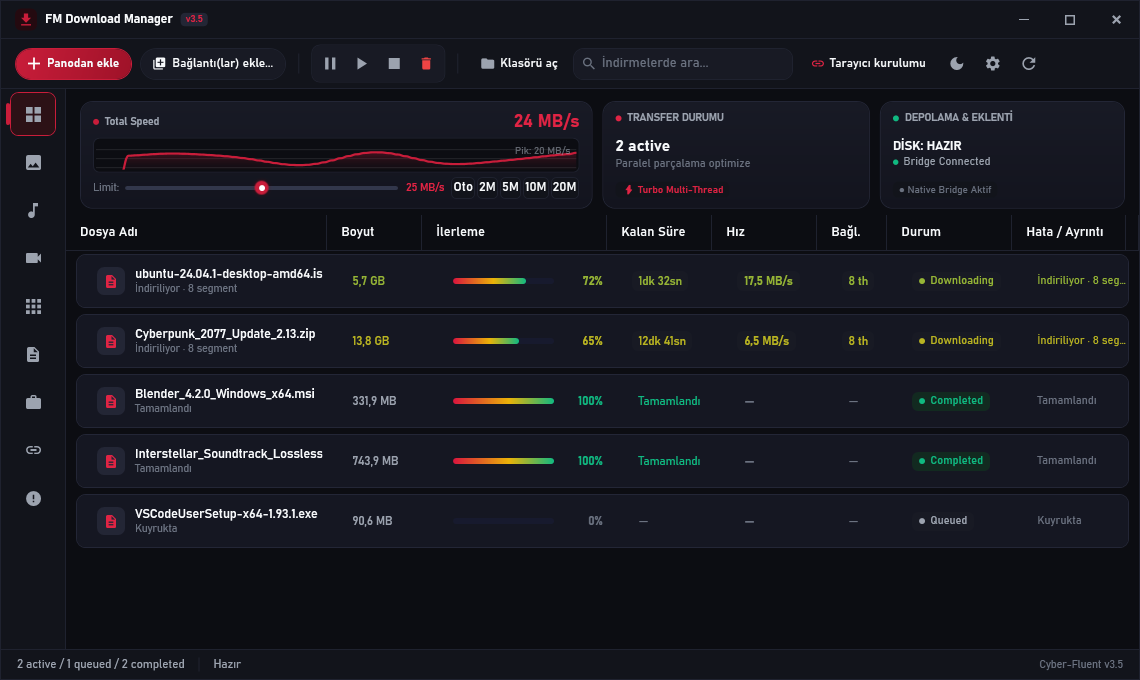
#> input picture docs/ui/dashboard_dark.png, 1140 x 680 px, found by its file name
$ python generate_clean_poster.py
#> lines starting #> are read from the running program, lines starting #| are printed output that depends on the picture
import os
import math
from PIL import Image, ImageDraw, ImageFont, ImageFilter

def get_font(name, size):
    paths = [
        rf"C:\Windows\Fonts\{name}.ttf",
        rf"C:\Windows\Fonts\{name}.otf",
        r"C:\Windows\Fonts\segoeui.ttf",
        r"C:\Windows\Fonts\arial.ttf"
    ]
    for p in paths:
        if os.path.exists(p):
            try:
                return ImageFont.truetype(p, size)
            except Exception:
                pass
    return ImageFont.load_default()

def create_rounded_image(im, radius):
    mask = Image.new("L", im.size, 0)
    draw = ImageDraw.Draw(mask)
    draw.rounded_rectangle([(0, 0), im.size], radius=radius, fill=255)

    result = Image.new("RGBA", im.size, (0, 0, 0, 0))
    result.paste(im, (0, 0), mask=mask)
    return result

def main():
    W, H = 1920, 1080
    bg = Image.new("RGBA", (W, H), (9, 10, 14, 255)) # Dark obsidian
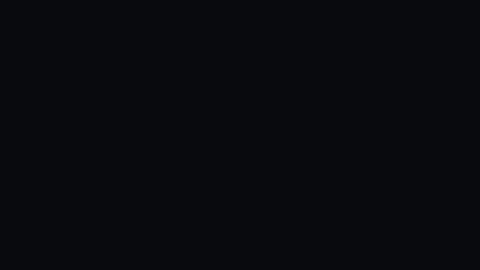
#> bg: PIL image 1920x1080 RGBA (shown at 1/4 size); mean R, G, B, A 9, 10, 14, 255

    # 1. Subtle, elegant ambient radial glow (Burgundy #2a0e14)
    glow = Image.new("RGBA", (W, H), (0, 0, 0, 0))
#> glow: PIL image 1920x1080 RGBA; every value is 0
    glow_draw = ImageDraw.Draw(glow)
    cx, cy = W // 2, H // 2 + 60

    # Draw soft concentric circles for radial glow
    for r in range(600, 50, -20):
        alpha = int(24 * (1.0 - (r / 600.0)))
        glow_draw.ellipse([cx - r * 1.5, cy - r, cx + r * 1.5, cy + r], fill=(201, 42, 62, alpha))

    glow = glow.filter(ImageFilter.GaussianBlur(60))
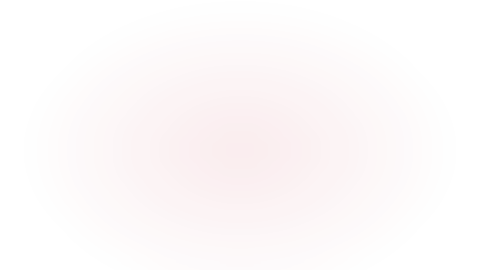
#> glow: PIL image 1920x1080 RGBA (shown at 1/4 size); mean R, G, B, A 154.8, 32.3, 47.7, 5.8; transparent parts drawn white
    bg = Image.alpha_composite(bg, glow)

    draw = ImageDraw.Draw(bg)

    # 2. Refined, Minimal Typography (Apple/Linear style)
    font_hero = get_font("bahnschrift", 42)
    font_sub = get_font("segoeui", 18)
    font_badge = get_font("segoeui", 12)

    # Main Title
    title = "FM Download Manager"
    # Measure
    bbox_t = draw.textbbox((0, 0), title, font=font_hero)
#> bbox_t = (0, 2, 107, 12)
    tw = bbox_t[2] - bbox_t[0]
#> tw = 107
    tx = (W - tw) // 2
#> tx = 906
    ty = 65
    draw.text((tx, ty), title, fill=(255, 255, 255, 255), font=font_hero)

    # Subtitle
    sub = "Modern, açık kaynaklı ve yüksek hızlı Windows indirme yöneticisi."
    bbox_s = draw.textbbox((0, 0), sub, font=font_sub)
#> bbox_s = (0, 2, 314, 12)
    sw = bbox_s[2] - bbox_s[0]
#> sw = 314
    sx = (W - sw) // 2
#> sx = 803
    sy = ty + 56
    draw.text((sx, sy), sub, fill=(160, 165, 185, 255), font=font_sub)

    # Minimal Badges Row
    badges = ["Windows 10 / 11", "Çok Parçalı Motor", "BitTorrent & Magnet", "Medya & Altyazı (.srt)", "v1.0.0 PRO"]
    badge_y = sy + 38
    total_badge_w = 0
    badge_widths = []
    for b in badges:
        bw = draw.textbbox((0, 0), b, font=font_badge)[2] + 28
        badge_widths.append(bw)
        total_badge_w += bw + 10
#> this loop made 5 passes
#> (bw, total_badge_w) on passes 1 to 5: (104, 114), (107, 231), (122, 363), (125, 498), (76, 584)
#> after the loop, badge_widths = [104, 107, 122, 125, 76]; total_badge_w = 584
    total_badge_w -= 10
#> total_badge_w = 574

    bx = (W - total_badge_w) // 2
#> bx = 673
    for b, bw in zip(badges, badge_widths):
        draw.rounded_rectangle([bx, badge_y, bx + bw, badge_y + 26], radius=13,
                               fill=(20, 22, 30, 220), outline=(45, 48, 62, 255), width=1)
        tb_w = draw.textbbox((0, 0), b, font=font_badge)[2]
        draw.text((bx + (bw - tb_w) // 2, badge_y + 4), b, fill=(200, 205, 220, 255), font=font_badge)
        bx += bw + 10
#> this loop made 5 passes
#> (b, bw, tb_w, bx) on passes 1 to 5: ('Windows 10 / 11', 104, 76, 787), ('Çok Parçalı Motor', 107, 79, 904), ('BitTorrent & Magnet', 122, 94, 1036), ('Medya & Altyazı (.srt)', 125, 97, 1171), ('v1.0.0 PRO', 76, 48, 1257)
#> after the loop, bx = 1257

    # 3. Real App Screenshot with Realistic Multi-layer Shadow
    sc_path = r"docs\ui\dashboard_dark.png"
    sc_img = Image.open(sc_path).convert("RGBA")
#> sc_img is the input picture: PIL image 1140x680 RGBA; mean R, G, B, A 24.2, 24.7, 32.5, 255

    # Scale screenshot to fit nicely: 1260 width (from 1140)
    target_w = 1260
    target_h = int(sc_img.height * (target_w / sc_img.width))
    sc_img = sc_img.resize((target_w, target_h), Image.Resampling.LANCZOS)
#> sc_img: PIL image 1260x751 RGBA

    # Rounded corners on screenshot
    rounded_sc = create_rounded_image(sc_img, radius=12)

    # Window position
    win_x = (W - target_w) // 2
    win_y = badge_y + 48

    # Multi-layer Shadow
    # Deep ambient blur
    shadow_layer = Image.new("RGBA", (W, H), (0, 0, 0, 0))
    s_draw = ImageDraw.Draw(shadow_layer)
    s_draw.rounded_rectangle([win_x - 10, win_y + 20, win_x + target_w + 10, win_y + target_h + 35],
                             radius=24, fill=(0, 0, 0, 160))
    shadow_layer = shadow_layer.filter(ImageFilter.GaussianBlur(35))
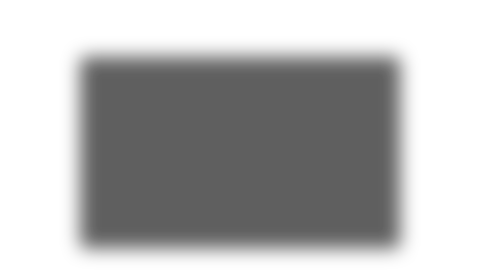
#> shadow_layer: PIL image 1920x1080 RGBA (shown at 1/4 size); mean R, G, B, A 0, 0, 0, 75.8; transparent parts drawn white
    bg = Image.alpha_composite(bg, shadow_layer)

    # Crisp contact shadow
    contact_layer = Image.new("RGBA", (W, H), (0, 0, 0, 0))
    c_draw = ImageDraw.Draw(contact_layer)
    c_draw.rounded_rectangle([win_x, win_y + 8, win_x + target_w, win_y + target_h + 12],
                             radius=14, fill=(0, 0, 0, 110))
    contact_layer = contact_layer.filter(ImageFilter.GaussianBlur(12))
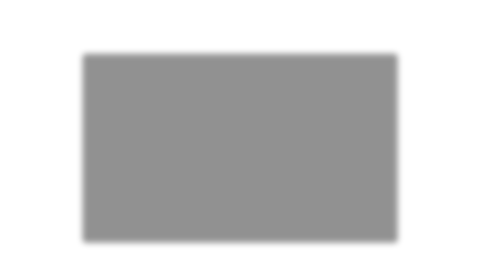
#> contact_layer: PIL image 1920x1080 RGBA (shown at 1/4 size); mean R, G, B, A 0, 0, 0, 50.6; transparent parts drawn white
    bg = Image.alpha_composite(bg, contact_layer)

    # Paste screenshot
    bg.paste(rounded_sc, (win_x, win_y), mask=rounded_sc)
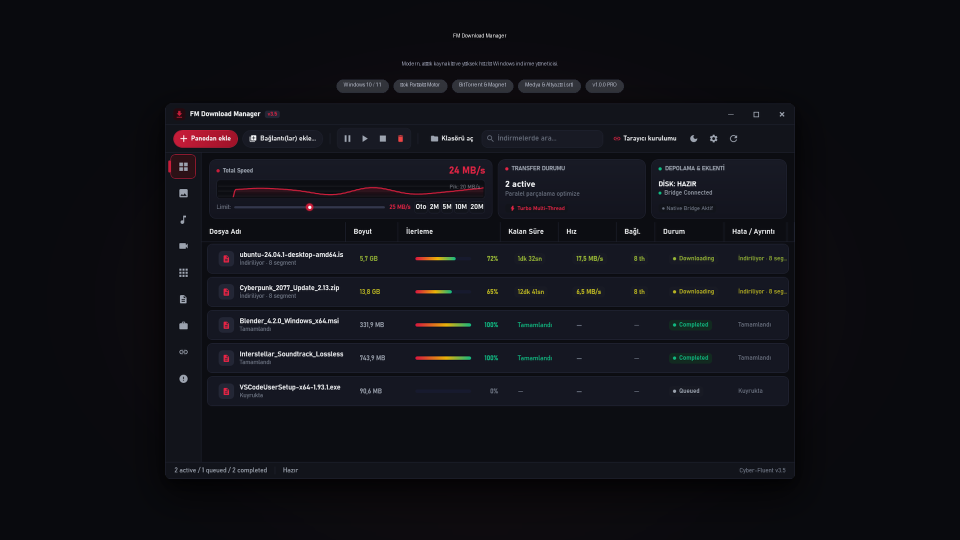
#> bg: PIL image 1920x1080 RGBA (shown at 1/2 size); mean R, G, B, A 16.5, 16.7, 22.5, 254.8; transparent parts drawn white

    # 1px Subtle Glass Border around window
    b_draw = ImageDraw.Draw(bg)
    b_draw.rounded_rectangle([win_x, win_y, win_x + target_w, win_y + target_h],
                             radius=12, fill=None, outline=(65, 70, 90, 180), width=1)

    # Final Output
    final_rgb = bg.convert("RGB")
    out_png = r"dist\fm_clean_poster.png"
    out_jpg = r"dist\fm_clean_poster.jpg"
    final_rgb.save(out_png, quality=95)
    final_rgb.save(out_jpg, quality=95)

    import shutil
    shutil.copy2(out_jpg, r"docs\ui\clean_poster.jpg")
    shutil.copy2(out_png, r"docs\ui\clean_poster.png")

    print("Clean, elegant poster created successfully!")
    print("PNG:", out_png)
    print("JPG:", out_jpg)

if __name__ == "__main__":
    main()
